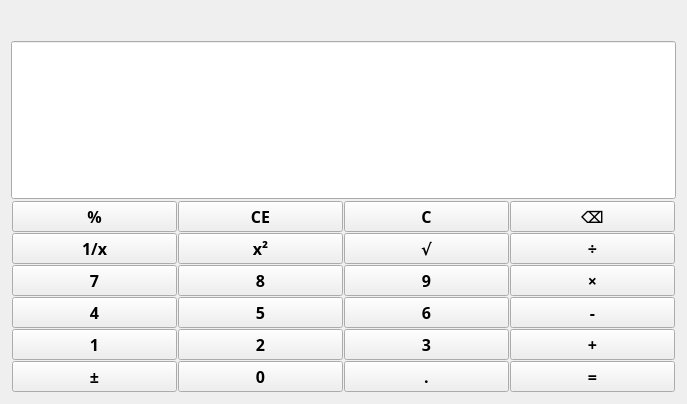
<?xml version="1.0" encoding="UTF-8"?>
<ui version="4.0">
 <class>Widget</class>
 <widget class="QWidget" name="Widget">
  <property name="geometry">
   <rect>
    <x>0</x>
    <y>0</y>
    <width>687</width>
    <height>404</height>
   </rect>
  </property>
  <property name="sizePolicy">
   <sizepolicy hsizetype="MinimumExpanding" vsizetype="MinimumExpanding">
    <horstretch>0</horstretch>
    <verstretch>0</verstretch>
   </sizepolicy>
  </property>
  <property name="windowTitle">
   <string>Widget</string>
  </property>
  <layout class="QVBoxLayout" name="verticalLayout">
   <item>
    <widget class="QLabel" name="lblExpression">
     <property name="minimumSize">
      <size>
       <width>0</width>
       <height>24</height>
      </size>
     </property>
     <property name="sizePolicy">
      <sizepolicy hsizetype="Ignored" vsizetype="Preferred">
       <horstretch>0</horstretch>
       <verstretch>0</verstretch>
      </sizepolicy>
     </property>
     <property name="text">
      <string/>
     </property>
     <property name="alignment">
      <set>Qt::AlignRight|Qt::AlignTrailing|Qt::AlignVCenter</set>
     </property>
    </widget>
   </item>
   <item>
    <layout class="QGridLayout" name="gridLayout_2" rowstretch="0,0" columnstretch="0">
     <property name="spacing">
      <number>1</number>
     </property>
     <item row="1" column="0">
      <layout class="QGridLayout" name="gridLayout">
       <property name="leftMargin">
        <number>1</number>
       </property>
       <property name="topMargin">
        <number>1</number>
       </property>
       <property name="rightMargin">
        <number>1</number>
       </property>
       <property name="bottomMargin">
        <number>1</number>
       </property>
       <item row="3" column="2">
        <widget class="QPushButton" name="btnNum6">
         <property name="sizePolicy">
          <sizepolicy hsizetype="Expanding" vsizetype="Expanding">
           <horstretch>0</horstretch>
           <verstretch>0</verstretch>
          </sizepolicy>
         </property>
         <property name="sizeIncrement">
          <size>
           <width>7</width>
           <height>7</height>
          </size>
         </property>
         <property name="baseSize">
          <size>
           <width>7</width>
           <height>7</height>
          </size>
         </property>
         <property name="font">
          <font>
           <family>华文宋体</family>
           <pointsize>12</pointsize>
           <weight>75</weight>
           <bold>true</bold>
          </font>
         </property>
         <property name="text">
          <string>6</string>
         </property>
         <property name="iconSize">
          <size>
           <width>30</width>
           <height>30</height>
          </size>
         </property>
         <property name="autoRepeatDelay">
          <number>414</number>
         </property>
        </widget>
       </item>
       <item row="3" column="1">
        <widget class="QPushButton" name="btnNum5">
         <property name="sizePolicy">
          <sizepolicy hsizetype="Expanding" vsizetype="Expanding">
           <horstretch>0</horstretch>
           <verstretch>0</verstretch>
          </sizepolicy>
         </property>
         <property name="sizeIncrement">
          <size>
           <width>7</width>
           <height>7</height>
          </size>
         </property>
         <property name="baseSize">
          <size>
           <width>7</width>
           <height>7</height>
          </size>
         </property>
         <property name="font">
          <font>
           <family>华文宋体</family>
           <pointsize>12</pointsize>
           <weight>75</weight>
           <bold>true</bold>
          </font>
         </property>
         <property name="text">
          <string>5</string>
         </property>
         <property name="iconSize">
          <size>
           <width>30</width>
           <height>30</height>
          </size>
         </property>
         <property name="autoRepeatDelay">
          <number>414</number>
         </property>
        </widget>
       </item>
       <item row="1" column="1">
        <widget class="QPushButton" name="btnSquare">
         <property name="sizePolicy">
          <sizepolicy hsizetype="Expanding" vsizetype="Expanding">
           <horstretch>0</horstretch>
           <verstretch>0</verstretch>
          </sizepolicy>
         </property>
         <property name="sizeIncrement">
          <size>
           <width>7</width>
           <height>7</height>
          </size>
         </property>
         <property name="baseSize">
          <size>
           <width>7</width>
           <height>7</height>
          </size>
         </property>
         <property name="font">
          <font>
           <family>华文宋体</family>
           <pointsize>12</pointsize>
           <weight>75</weight>
           <bold>true</bold>
          </font>
         </property>
         <property name="text">
          <string>x²</string>
         </property>
         <property name="iconSize">
          <size>
           <width>30</width>
           <height>30</height>
          </size>
         </property>
         <property name="autoRepeatDelay">
          <number>414</number>
         </property>
        </widget>
       </item>
       <item row="1" column="3">
        <widget class="QPushButton" name="btnDiv">
         <property name="sizePolicy">
          <sizepolicy hsizetype="Expanding" vsizetype="Expanding">
           <horstretch>0</horstretch>
           <verstretch>0</verstretch>
          </sizepolicy>
         </property>
         <property name="sizeIncrement">
          <size>
           <width>7</width>
           <height>7</height>
          </size>
         </property>
         <property name="baseSize">
          <size>
           <width>7</width>
           <height>7</height>
          </size>
         </property>
         <property name="font">
          <font>
           <family>华文宋体</family>
           <pointsize>12</pointsize>
           <weight>75</weight>
           <bold>true</bold>
          </font>
         </property>
         <property name="text">
          <string>÷</string>
         </property>
         <property name="iconSize">
          <size>
           <width>30</width>
           <height>30</height>
          </size>
         </property>
         <property name="autoRepeatDelay">
          <number>414</number>
         </property>
        </widget>
       </item>
       <item row="4" column="0">
        <widget class="QPushButton" name="btnNum1">
         <property name="sizePolicy">
          <sizepolicy hsizetype="Expanding" vsizetype="Expanding">
           <horstretch>0</horstretch>
           <verstretch>0</verstretch>
          </sizepolicy>
         </property>
         <property name="sizeIncrement">
          <size>
           <width>7</width>
           <height>7</height>
          </size>
         </property>
         <property name="baseSize">
          <size>
           <width>7</width>
           <height>7</height>
          </size>
         </property>
         <property name="font">
          <font>
           <family>华文宋体</family>
           <pointsize>12</pointsize>
           <weight>75</weight>
           <bold>true</bold>
          </font>
         </property>
         <property name="text">
          <string>1</string>
         </property>
         <property name="iconSize">
          <size>
           <width>30</width>
           <height>30</height>
          </size>
         </property>
         <property name="autoRepeatDelay">
          <number>414</number>
         </property>
        </widget>
       </item>
       <item row="4" column="2">
        <widget class="QPushButton" name="btnNum3">
         <property name="sizePolicy">
          <sizepolicy hsizetype="Expanding" vsizetype="Expanding">
           <horstretch>0</horstretch>
           <verstretch>0</verstretch>
          </sizepolicy>
         </property>
         <property name="sizeIncrement">
          <size>
           <width>7</width>
           <height>7</height>
          </size>
         </property>
         <property name="baseSize">
          <size>
           <width>7</width>
           <height>7</height>
          </size>
         </property>
         <property name="font">
          <font>
           <family>华文宋体</family>
           <pointsize>12</pointsize>
           <weight>75</weight>
           <bold>true</bold>
          </font>
         </property>
         <property name="text">
          <string>3</string>
         </property>
         <property name="iconSize">
          <size>
           <width>30</width>
           <height>30</height>
          </size>
         </property>
         <property name="autoRepeatDelay">
          <number>414</number>
         </property>
        </widget>
       </item>
       <item row="4" column="3">
        <widget class="QPushButton" name="btnAdd">
         <property name="sizePolicy">
          <sizepolicy hsizetype="Expanding" vsizetype="Expanding">
           <horstretch>0</horstretch>
           <verstretch>0</verstretch>
          </sizepolicy>
         </property>
         <property name="sizeIncrement">
          <size>
           <width>7</width>
           <height>7</height>
          </size>
         </property>
         <property name="baseSize">
          <size>
           <width>7</width>
           <height>7</height>
          </size>
         </property>
         <property name="font">
          <font>
           <family>华文宋体</family>
           <pointsize>12</pointsize>
           <weight>75</weight>
           <bold>true</bold>
          </font>
         </property>
         <property name="text">
          <string>+</string>
         </property>
         <property name="iconSize">
          <size>
           <width>30</width>
           <height>30</height>
          </size>
         </property>
         <property name="autoRepeatDelay">
          <number>414</number>
         </property>
        </widget>
       </item>
       <item row="4" column="1">
        <widget class="QPushButton" name="btnNum2">
         <property name="sizePolicy">
          <sizepolicy hsizetype="Expanding" vsizetype="Expanding">
           <horstretch>0</horstretch>
           <verstretch>0</verstretch>
          </sizepolicy>
         </property>
         <property name="sizeIncrement">
          <size>
           <width>7</width>
           <height>7</height>
          </size>
         </property>
         <property name="baseSize">
          <size>
           <width>7</width>
           <height>7</height>
          </size>
         </property>
         <property name="font">
          <font>
           <family>华文宋体</family>
           <pointsize>12</pointsize>
           <weight>75</weight>
           <bold>true</bold>
          </font>
         </property>
         <property name="text">
          <string>2</string>
         </property>
         <property name="iconSize">
          <size>
           <width>30</width>
           <height>30</height>
          </size>
         </property>
         <property name="autoRepeatDelay">
          <number>414</number>
         </property>
        </widget>
       </item>
       <item row="0" column="0">
        <widget class="QPushButton" name="btnPercent">
         <property name="sizePolicy">
          <sizepolicy hsizetype="Expanding" vsizetype="Expanding">
           <horstretch>0</horstretch>
           <verstretch>0</verstretch>
          </sizepolicy>
         </property>
         <property name="sizeIncrement">
          <size>
           <width>7</width>
           <height>7</height>
          </size>
         </property>
         <property name="baseSize">
          <size>
           <width>7</width>
           <height>7</height>
          </size>
         </property>
         <property name="font">
          <font>
           <family>华文宋体</family>
           <pointsize>12</pointsize>
           <weight>75</weight>
           <bold>true</bold>
          </font>
         </property>
         <property name="text">
          <string>%</string>
         </property>
         <property name="iconSize">
          <size>
           <width>30</width>
           <height>30</height>
          </size>
         </property>
         <property name="autoRepeatDelay">
          <number>414</number>
         </property>
        </widget>
       </item>
       <item row="0" column="1">
        <widget class="QPushButton" name="btnCE">
         <property name="sizePolicy">
          <sizepolicy hsizetype="Expanding" vsizetype="Expanding">
           <horstretch>0</horstretch>
           <verstretch>0</verstretch>
          </sizepolicy>
         </property>
         <property name="sizeIncrement">
          <size>
           <width>7</width>
           <height>7</height>
          </size>
         </property>
         <property name="baseSize">
          <size>
           <width>7</width>
           <height>7</height>
          </size>
         </property>
         <property name="font">
          <font>
           <family>华文宋体</family>
           <pointsize>12</pointsize>
           <weight>75</weight>
           <bold>true</bold>
          </font>
         </property>
         <property name="text">
          <string>CE</string>
         </property>
         <property name="iconSize">
          <size>
           <width>30</width>
           <height>30</height>
          </size>
         </property>
         <property name="autoRepeatDelay">
          <number>414</number>
         </property>
        </widget>
       </item>
       <item row="1" column="0">
        <widget class="QPushButton" name="btnReciprocal">
         <property name="sizePolicy">
          <sizepolicy hsizetype="Expanding" vsizetype="Expanding">
           <horstretch>0</horstretch>
           <verstretch>0</verstretch>
          </sizepolicy>
         </property>
         <property name="sizeIncrement">
          <size>
           <width>7</width>
           <height>7</height>
          </size>
         </property>
         <property name="baseSize">
          <size>
           <width>7</width>
           <height>7</height>
          </size>
         </property>
         <property name="font">
          <font>
           <family>华文宋体</family>
           <pointsize>12</pointsize>
           <weight>75</weight>
           <bold>true</bold>
          </font>
         </property>
         <property name="text">
          <string>1/x</string>
         </property>
         <property name="iconSize">
          <size>
           <width>30</width>
           <height>30</height>
          </size>
         </property>
         <property name="autoRepeatDelay">
          <number>414</number>
         </property>
        </widget>
       </item>
       <item row="5" column="2">
        <widget class="QPushButton" name="btnDot">
         <property name="sizePolicy">
          <sizepolicy hsizetype="Expanding" vsizetype="Expanding">
           <horstretch>0</horstretch>
           <verstretch>0</verstretch>
          </sizepolicy>
         </property>
         <property name="sizeIncrement">
          <size>
           <width>7</width>
           <height>7</height>
          </size>
         </property>
         <property name="baseSize">
          <size>
           <width>7</width>
           <height>7</height>
          </size>
         </property>
         <property name="font">
          <font>
           <family>华文宋体</family>
           <pointsize>12</pointsize>
           <weight>75</weight>
           <bold>true</bold>
          </font>
         </property>
         <property name="text">
          <string>.</string>
         </property>
         <property name="iconSize">
          <size>
           <width>30</width>
           <height>30</height>
          </size>
         </property>
         <property name="autoRepeatDelay">
          <number>414</number>
         </property>
        </widget>
       </item>
       <item row="0" column="3">
        <widget class="QPushButton" name="btnDel">
         <property name="sizePolicy">
          <sizepolicy hsizetype="Expanding" vsizetype="Expanding">
           <horstretch>0</horstretch>
           <verstretch>0</verstretch>
          </sizepolicy>
         </property>
         <property name="sizeIncrement">
          <size>
           <width>7</width>
           <height>7</height>
          </size>
         </property>
         <property name="baseSize">
          <size>
           <width>7</width>
           <height>7</height>
          </size>
         </property>
         <property name="font">
          <font>
           <family>华文宋体</family>
           <pointsize>12</pointsize>
           <weight>75</weight>
           <bold>true</bold>
          </font>
         </property>
         <property name="text">
          <string>⌫</string>
         </property>
         <property name="iconSize">
          <size>
           <width>30</width>
           <height>30</height>
          </size>
         </property>
         <property name="autoRepeatDelay">
          <number>414</number>
         </property>
        </widget>
       </item>
       <item row="1" column="2">
        <widget class="QPushButton" name="btnRoot">
         <property name="sizePolicy">
          <sizepolicy hsizetype="Expanding" vsizetype="Expanding">
           <horstretch>0</horstretch>
           <verstretch>0</verstretch>
          </sizepolicy>
         </property>
         <property name="sizeIncrement">
          <size>
           <width>7</width>
           <height>7</height>
          </size>
         </property>
         <property name="baseSize">
          <size>
           <width>7</width>
           <height>7</height>
          </size>
         </property>
         <property name="font">
          <font>
           <family>华文宋体</family>
           <pointsize>12</pointsize>
           <weight>75</weight>
           <bold>true</bold>
          </font>
         </property>
         <property name="text">
          <string>√</string>
         </property>
         <property name="iconSize">
          <size>
           <width>30</width>
           <height>30</height>
          </size>
         </property>
         <property name="autoRepeatDelay">
          <number>414</number>
         </property>
        </widget>
       </item>
       <item row="5" column="1">
        <widget class="QPushButton" name="btnNum0">
         <property name="sizePolicy">
          <sizepolicy hsizetype="Expanding" vsizetype="Expanding">
           <horstretch>0</horstretch>
           <verstretch>0</verstretch>
          </sizepolicy>
         </property>
         <property name="sizeIncrement">
          <size>
           <width>7</width>
           <height>7</height>
          </size>
         </property>
         <property name="baseSize">
          <size>
           <width>7</width>
           <height>7</height>
          </size>
         </property>
         <property name="font">
          <font>
           <family>华文宋体</family>
           <pointsize>12</pointsize>
           <weight>75</weight>
           <bold>true</bold>
          </font>
         </property>
         <property name="text">
          <string>0</string>
         </property>
         <property name="iconSize">
          <size>
           <width>30</width>
           <height>30</height>
          </size>
         </property>
         <property name="autoRepeatDelay">
          <number>414</number>
         </property>
        </widget>
       </item>
       <item row="3" column="3">
        <widget class="QPushButton" name="btnSub">
         <property name="sizePolicy">
          <sizepolicy hsizetype="Expanding" vsizetype="Expanding">
           <horstretch>0</horstretch>
           <verstretch>0</verstretch>
          </sizepolicy>
         </property>
         <property name="sizeIncrement">
          <size>
           <width>7</width>
           <height>7</height>
          </size>
         </property>
         <property name="baseSize">
          <size>
           <width>7</width>
           <height>7</height>
          </size>
         </property>
         <property name="font">
          <font>
           <family>华文宋体</family>
           <pointsize>12</pointsize>
           <weight>75</weight>
           <bold>true</bold>
          </font>
         </property>
         <property name="text">
          <string>-</string>
         </property>
         <property name="iconSize">
          <size>
           <width>30</width>
           <height>30</height>
          </size>
         </property>
         <property name="autoRepeatDelay">
          <number>414</number>
         </property>
        </widget>
       </item>
       <item row="5" column="0">
        <widget class="QPushButton" name="btnPlusMinus">
         <property name="sizePolicy">
          <sizepolicy hsizetype="Expanding" vsizetype="Expanding">
           <horstretch>0</horstretch>
           <verstretch>0</verstretch>
          </sizepolicy>
         </property>
         <property name="sizeIncrement">
          <size>
           <width>7</width>
           <height>7</height>
          </size>
         </property>
         <property name="baseSize">
          <size>
           <width>7</width>
           <height>7</height>
          </size>
         </property>
         <property name="font">
          <font>
           <family>华文宋体</family>
           <pointsize>12</pointsize>
           <weight>75</weight>
           <bold>true</bold>
          </font>
         </property>
         <property name="text">
          <string>±</string>
         </property>
         <property name="iconSize">
          <size>
           <width>30</width>
           <height>30</height>
          </size>
         </property>
         <property name="autoRepeatDelay">
          <number>414</number>
         </property>
        </widget>
       </item>
       <item row="0" column="2">
        <widget class="QPushButton" name="btnC">
         <property name="sizePolicy">
          <sizepolicy hsizetype="Expanding" vsizetype="Expanding">
           <horstretch>0</horstretch>
           <verstretch>0</verstretch>
          </sizepolicy>
         </property>
         <property name="sizeIncrement">
          <size>
           <width>7</width>
           <height>7</height>
          </size>
         </property>
         <property name="baseSize">
          <size>
           <width>7</width>
           <height>7</height>
          </size>
         </property>
         <property name="font">
          <font>
           <family>华文宋体</family>
           <pointsize>12</pointsize>
           <weight>75</weight>
           <bold>true</bold>
          </font>
         </property>
         <property name="text">
          <string>C</string>
         </property>
         <property name="iconSize">
          <size>
           <width>30</width>
           <height>30</height>
          </size>
         </property>
         <property name="autoRepeatDelay">
          <number>414</number>
         </property>
        </widget>
       </item>
       <item row="2" column="0">
        <widget class="QPushButton" name="btnNum7">
         <property name="sizePolicy">
          <sizepolicy hsizetype="Expanding" vsizetype="Expanding">
           <horstretch>0</horstretch>
           <verstretch>0</verstretch>
          </sizepolicy>
         </property>
         <property name="sizeIncrement">
          <size>
           <width>7</width>
           <height>7</height>
          </size>
         </property>
         <property name="baseSize">
          <size>
           <width>7</width>
           <height>7</height>
          </size>
         </property>
         <property name="font">
          <font>
           <family>华文宋体</family>
           <pointsize>12</pointsize>
           <weight>75</weight>
           <bold>true</bold>
          </font>
         </property>
         <property name="text">
          <string>7</string>
         </property>
         <property name="iconSize">
          <size>
           <width>30</width>
           <height>30</height>
          </size>
         </property>
         <property name="autoRepeatDelay">
          <number>414</number>
         </property>
        </widget>
       </item>
       <item row="2" column="1">
        <widget class="QPushButton" name="btnNum8">
         <property name="sizePolicy">
          <sizepolicy hsizetype="Expanding" vsizetype="Expanding">
           <horstretch>0</horstretch>
           <verstretch>0</verstretch>
          </sizepolicy>
         </property>
         <property name="sizeIncrement">
          <size>
           <width>7</width>
           <height>7</height>
          </size>
         </property>
         <property name="baseSize">
          <size>
           <width>7</width>
           <height>7</height>
          </size>
         </property>
         <property name="font">
          <font>
           <family>华文宋体</family>
           <pointsize>12</pointsize>
           <weight>75</weight>
           <bold>true</bold>
          </font>
         </property>
         <property name="text">
          <string>8</string>
         </property>
         <property name="iconSize">
          <size>
           <width>30</width>
           <height>30</height>
          </size>
         </property>
         <property name="autoRepeatDelay">
          <number>414</number>
         </property>
        </widget>
       </item>
       <item row="2" column="2">
        <widget class="QPushButton" name="btnNum9">
         <property name="sizePolicy">
          <sizepolicy hsizetype="Expanding" vsizetype="Expanding">
           <horstretch>0</horstretch>
           <verstretch>0</verstretch>
          </sizepolicy>
         </property>
         <property name="sizeIncrement">
          <size>
           <width>7</width>
           <height>7</height>
          </size>
         </property>
         <property name="baseSize">
          <size>
           <width>7</width>
           <height>7</height>
          </size>
         </property>
         <property name="font">
          <font>
           <family>华文宋体</family>
           <pointsize>12</pointsize>
           <weight>75</weight>
           <bold>true</bold>
          </font>
         </property>
         <property name="text">
          <string>9</string>
         </property>
         <property name="iconSize">
          <size>
           <width>30</width>
           <height>30</height>
          </size>
         </property>
         <property name="autoRepeatDelay">
          <number>414</number>
         </property>
        </widget>
       </item>
       <item row="2" column="3">
        <widget class="QPushButton" name="btnMul">
         <property name="sizePolicy">
          <sizepolicy hsizetype="Expanding" vsizetype="Expanding">
           <horstretch>0</horstretch>
           <verstretch>0</verstretch>
          </sizepolicy>
         </property>
         <property name="sizeIncrement">
          <size>
           <width>7</width>
           <height>7</height>
          </size>
         </property>
         <property name="baseSize">
          <size>
           <width>7</width>
           <height>7</height>
          </size>
         </property>
         <property name="font">
          <font>
           <family>华文宋体</family>
           <pointsize>12</pointsize>
           <weight>75</weight>
           <bold>true</bold>
          </font>
         </property>
         <property name="text">
          <string>×</string>
         </property>
         <property name="iconSize">
          <size>
           <width>30</width>
           <height>30</height>
          </size>
         </property>
         <property name="autoRepeatDelay">
          <number>414</number>
         </property>
        </widget>
       </item>
       <item row="3" column="0">
        <widget class="QPushButton" name="btnNum4">
         <property name="sizePolicy">
          <sizepolicy hsizetype="Expanding" vsizetype="Expanding">
           <horstretch>0</horstretch>
           <verstretch>0</verstretch>
          </sizepolicy>
         </property>
         <property name="sizeIncrement">
          <size>
           <width>7</width>
           <height>7</height>
          </size>
         </property>
         <property name="baseSize">
          <size>
           <width>7</width>
           <height>7</height>
          </size>
         </property>
         <property name="font">
          <font>
           <family>华文宋体</family>
           <pointsize>12</pointsize>
           <weight>75</weight>
           <bold>true</bold>
          </font>
         </property>
         <property name="text">
          <string>4</string>
         </property>
         <property name="iconSize">
          <size>
           <width>30</width>
           <height>30</height>
          </size>
         </property>
         <property name="autoRepeatDelay">
          <number>414</number>
         </property>
        </widget>
       </item>
       <item row="5" column="3">
        <widget class="QPushButton" name="btnEqual">
         <property name="sizePolicy">
          <sizepolicy hsizetype="Expanding" vsizetype="Expanding">
           <horstretch>0</horstretch>
           <verstretch>0</verstretch>
          </sizepolicy>
         </property>
         <property name="sizeIncrement">
          <size>
           <width>7</width>
           <height>7</height>
          </size>
         </property>
         <property name="baseSize">
          <size>
           <width>7</width>
           <height>7</height>
          </size>
         </property>
         <property name="font">
          <font>
           <family>华文宋体</family>
           <pointsize>12</pointsize>
           <weight>75</weight>
           <bold>true</bold>
          </font>
         </property>
         <property name="text">
          <string>=</string>
         </property>
         <property name="iconSize">
          <size>
           <width>30</width>
           <height>30</height>
          </size>
         </property>
         <property name="autoRepeatDelay">
          <number>414</number>
         </property>
        </widget>
       </item>
      </layout>
     </item>
     <item row="0" column="0">
      <widget class="QLineEdit" name="display">
       <property name="enabled">
        <bool>true</bool>
       </property>
       <property name="sizePolicy">
        <sizepolicy hsizetype="Expanding" vsizetype="Expanding">
         <horstretch>0</horstretch>
         <verstretch>0</verstretch>
        </sizepolicy>
       </property>
       <property name="sizeIncrement">
        <size>
         <width>7</width>
         <height>7</height>
        </size>
       </property>
       <property name="baseSize">
        <size>
         <width>7</width>
         <height>7</height>
        </size>
       </property>
       <property name="font">
        <font>
         <family>华文宋体</family>
         <pointsize>12</pointsize>
         <weight>75</weight>
         <bold>true</bold>
        </font>
       </property>
       <property name="alignment">
        <set>Qt::AlignRight|Qt::AlignTrailing|Qt::AlignVCenter</set>
       </property>
       <property name="readOnly">
        <bool>true</bool>
       </property>
      </widget>
     </item>
    </layout>
   </item>
  </layout>
 </widget>
 <resources/>
 <connections/>
</ui>
